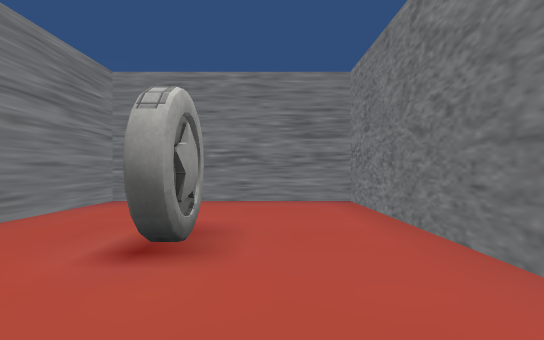
view 1 (above)

13 first-person views from a walk through a 3-D level made in the Unity game engine. The camera is 1.2 m above the floor, looks level and sees 80° across. The floor is counted in squares, 2 m on a side. Each view is taken from the middle of a square. On the plan, view 1 faces up. The plan holds only what a view shows up to about 10 squares ahead; the rest is blank. The place goes on beyond the plan. The player is left out. Some surface patterns are stand-ins.

view 2
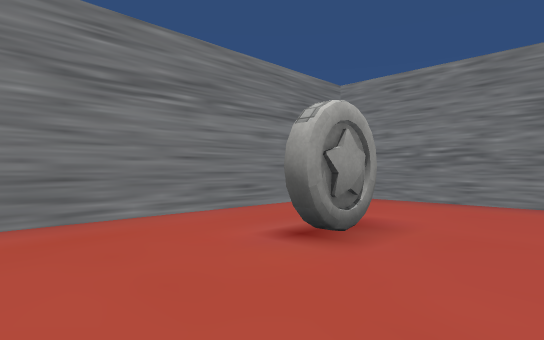

view 3
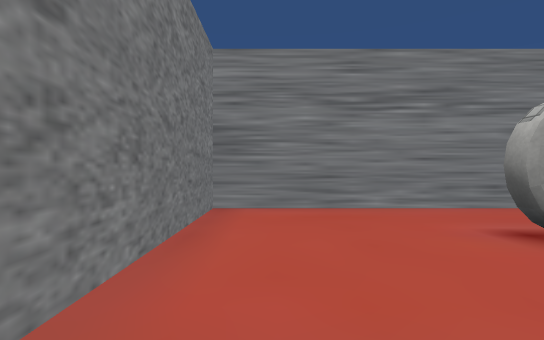

view 4
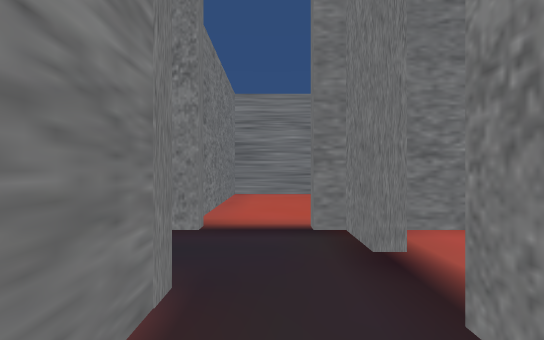

view 5
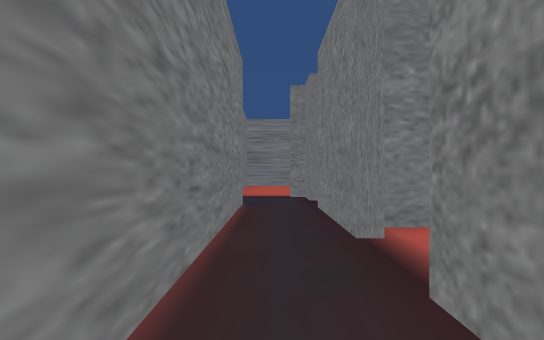

view 6
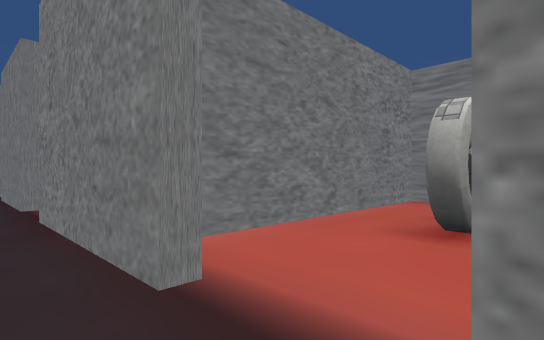

view 7
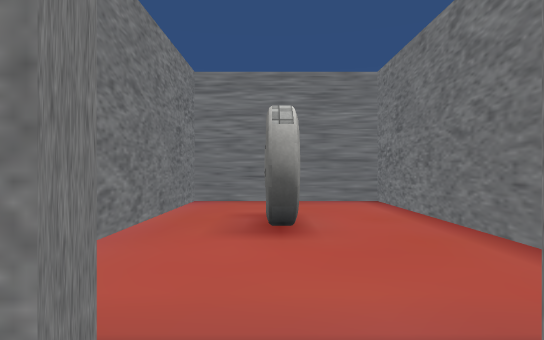

view 8
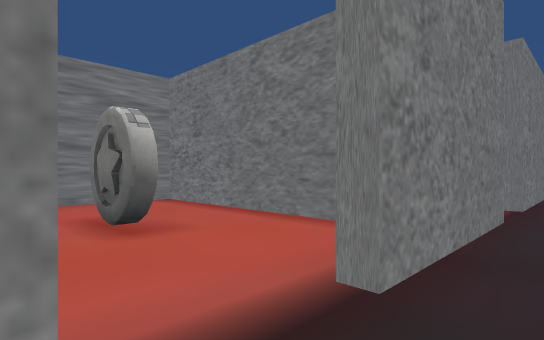

view 9
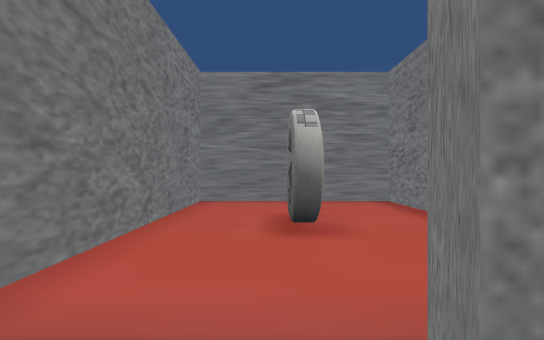

view 10
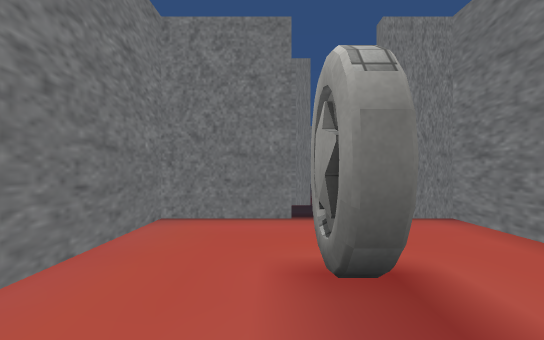

view 11
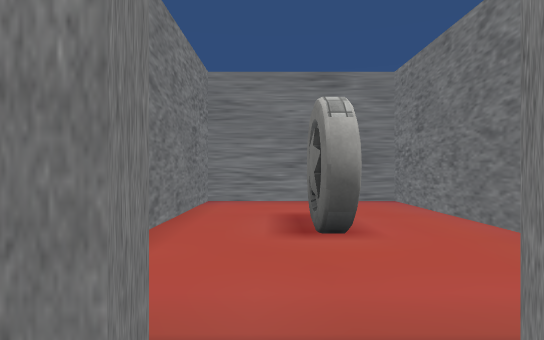

view 12
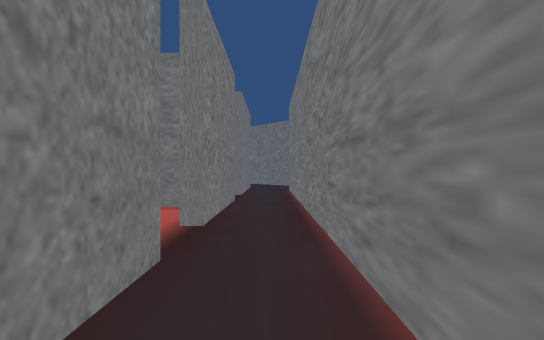

view 13
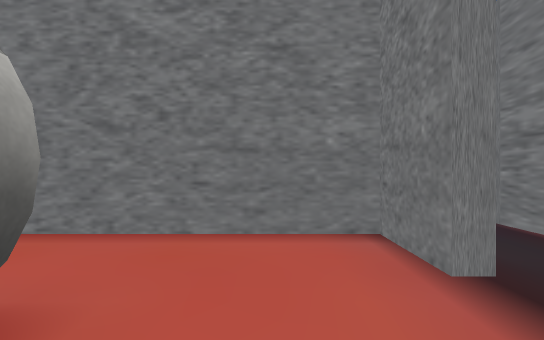

### Floor plan
Points are (right, up) in squares from view 1. A wall is a line through its corners. A room is listed if a view was taken in it or the views show most of it. See-through windows are left out.
Room 1 (views 1, 2, 3)
walls: (1.5, 1.8) (1.5, 6.3) (-3.1, 6.3) (-3.1, -0.9) (1.8, -0.9); (2.6, 0.7) (1.8, 0.7)
ways out: opening at (2, 0) to room 2
objects: other object (-1, 3)
Room 2 (views 4, 5, 6, 7, 8, 9, 11, 12)
walls: (6.2, 0.7) (3.8, 0.7); (10.5, 0.7) (7.4, 0.7); (3.2, -0.5) (13.8, -0.5); (14.4, 0.7) (11.8, 0.7)
ways out: opening at (2, 0) to room 1; opening at (3, 1) to room 3; opening at (11, 1) to room 4; opening at (7, 1) to room 5
Room 3 (view 10)
walls: (3.8, 1) (5.4, 1) (5.4, 6.3) (1.8, 6.3) (1.8, 1)
ways out: opening at (3, 1) to room 2
objects: other object (4, 3)
Room 4 (view 13)
walls: (11.8, 1) (13, 1) (13, 6.3) (9.5, 6.3) (9.5, 1.5)
ways out: opening at (11, 1) to room 2
objects: other object (11, 3) to (11, 4)
Room 5 (no view inside)
walls: (9.3, 1.4) (9.3, 6.3) (5.6, 6.3) (5.6, 1.1)
ways out: opening at (7, 1) to room 2
objects: other object (7, 4)

Positions as (right, up) in squares from view 1, and headings:
1: (0, 0), facing up
2: (1, 0), facing up-left
3: (2, 0), facing left
4: (5, 0), facing left
5: (9, 0), facing left
6: (12, 0), facing up-left
7: (11, 0), facing up
8: (6, 0), facing up-right
9: (7, 0), facing up
10: (4, 5), facing down
11: (3, 0), facing up
12: (4, 0), facing right
13: (10, 2), facing right
